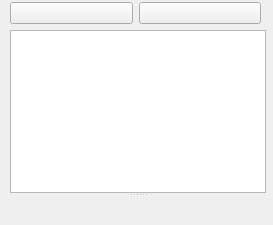
<?xml version="1.0" encoding="UTF-8"?>
<ui version="4.0">
 <class>MainWindow</class>
 <widget class="QWidget" name="MainWindow">
  <property name="geometry">
   <rect>
    <x>0</x>
    <y>0</y>
    <width>273</width>
    <height>225</height>
   </rect>
  </property>
  <property name="windowTitle">
   <string>MainWindow</string>
  </property>
  <widget class="QSplitter" name="splitter">
   <property name="geometry">
    <rect>
     <x>10</x>
     <y>30</y>
     <width>256</width>
     <height>192</height>
    </rect>
   </property>
   <property name="orientation">
    <enum>Qt::Vertical</enum>
   </property>
   <widget class="QTextEdit" name="textEdit"/>
   <widget class="ListWidget" name="notesListWidget" native="true"/>
  </widget>
  <widget class="QWidget" name="">
   <property name="geometry">
    <rect>
     <x>10</x>
     <y>0</y>
     <width>251</width>
     <height>26</height>
    </rect>
   </property>
   <layout class="QHBoxLayout" name="horizontalLayout">
    <item>
     <widget class="QPushButton" name="NewBtn">
      <property name="text">
       <string/>
      </property>
      <property name="icon">
       <iconset resource="resources.qrc">
        <normaloff>:/icons/add_black_24dp.svg</normaloff>:/icons/add_black_24dp.svg</iconset>
      </property>
     </widget>
    </item>
    <item>
     <widget class="QPushButton" name="RemBtn">
      <property name="text">
       <string/>
      </property>
      <property name="icon">
       <iconset resource="resources.qrc">
        <normaloff>:/icons/delete_black_24dp.svg</normaloff>:/icons/delete_black_24dp.svg</iconset>
      </property>
     </widget>
    </item>
   </layout>
  </widget>
 </widget>
 <customwidgets>
  <customwidget>
   <class>ListWidget</class>
   <extends>QWidget</extends>
   <header>listwidget.h</header>
   <container>1</container>
  </customwidget>
 </customwidgets>
 <resources>
  <include location="resources.qrc"/>
 </resources>
 <connections/>
</ui>
